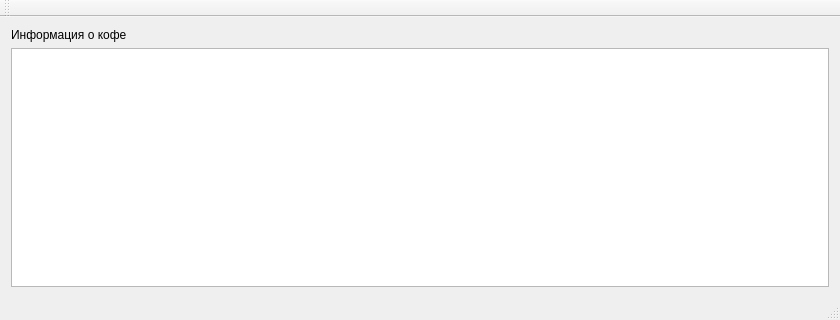
<?xml version="1.0" encoding="UTF-8"?>
<ui version="4.0">
 <class>MainWindow</class>
 <widget class="QMainWindow" name="MainWindow">
  <property name="geometry">
   <rect>
    <x>0</x>
    <y>0</y>
    <width>840</width>
    <height>320</height>
   </rect>
  </property>
  <property name="minimumSize">
   <size>
    <width>640</width>
    <height>320</height>
   </size>
  </property>
  <property name="maximumSize">
   <size>
    <width>840</width>
    <height>320</height>
   </size>
  </property>
  <property name="windowTitle">
   <string>Информация о кофе</string>
  </property>
  <widget class="QWidget" name="centralWidget">
   <layout class="QGridLayout" name="gridLayout">
    <item row="0" column="0">
     <widget class="QLabel" name="label">
      <property name="text">
       <string>Информация о кофе</string>
      </property>
     </widget>
    </item>
    <item row="1" column="0" colspan="2">
     <widget class="QTableWidget" name="tableWidget"/>
    </item>
   </layout>
  </widget>
  <widget class="QMenuBar" name="menuBar">
   <property name="geometry">
    <rect>
     <x>0</x>
     <y>0</y>
     <width>640</width>
     <height>21</height>
    </rect>
   </property>
  </widget>
  <widget class="QToolBar" name="mainToolBar">
   <attribute name="toolBarArea">
    <enum>TopToolBarArea</enum>
   </attribute>
   <attribute name="toolBarBreak">
    <bool>false</bool>
   </attribute>
  </widget>
  <widget class="QStatusBar" name="statusBar"/>
 </widget>
 <layoutdefault spacing="6" margin="11"/>
 <resources/>
 <connections/>
</ui>
